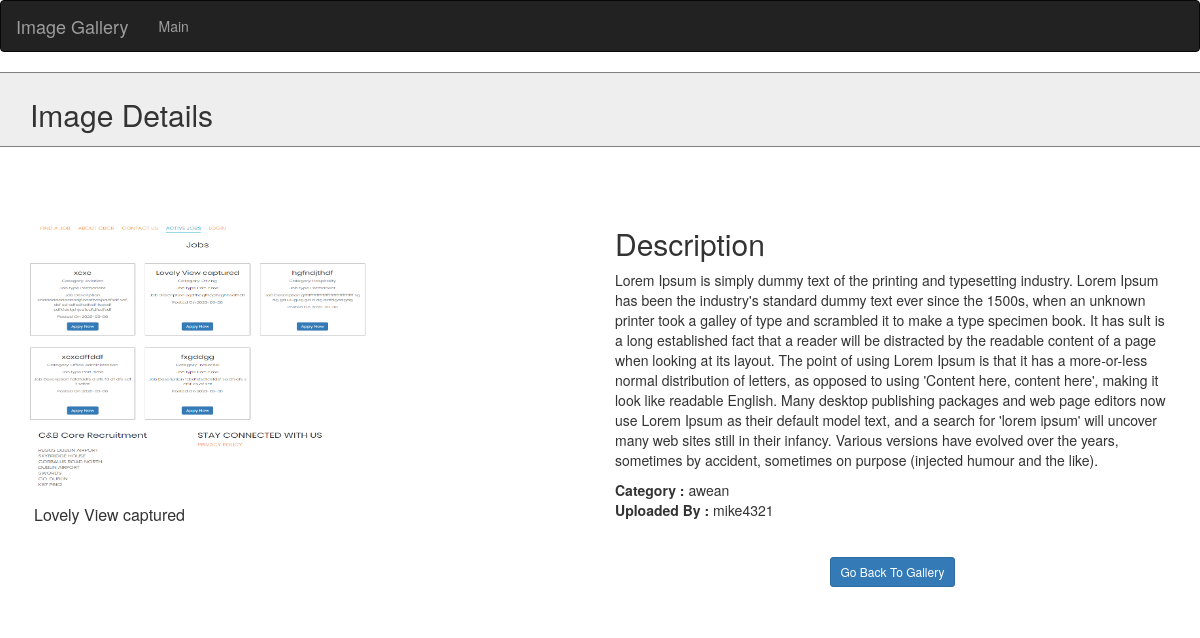
The page /detail.php?id=27 on the database its author committed.
### tables this page shows
CREATE TABLE `pics` (
  `id` int(30) NOT NULL,
  `title` varchar(30) NOT NULL,
  `username` varchar(30) NOT NULL,
  `img` varchar(3000) NOT NULL,
  `ext` varchar(30) NOT NULL,
  `description` varchar(25500) NOT NULL,
  `cate` varchar(34) NOT NULL
);

### detail.php (the view, shortened to what this page needs)
<?php
  include 'header.php';
  require_once 'connect.php';
?>
<body>
<?php
include 'nav.php';
$id = $_GET['id'];
?>
<section class="jumbotron jumbotron-fluid" style="height:auto;
padding:5px 0 !important; border-top: 1px solid grey; border-bottom: 1px solid grey; " id="top">
      	<div class="container">
      		<h2 >Image Details</h2>
      	</div>
      </section>
<?php
 $query = "SELECT * FROM pics WHERE id = '$id'";
 $sql = mysqli_query($connection, $query);
 $row = mysqli_fetch_assoc($sql);
?>
<div style="margin-top: 60px;">
       		<div class="container">
       			<div class="row ml-0 mr-0">
       				<div class="logo col-md-6">
       					<img class="zoom" style="height: 290px; width: 340px;" src="<?php echo $row['img'] ?>">
       					<p  style="padding-top: 7px; font-size: 16px; padding-left: 4px;" ><?php echo $row['title'] ?></p>
       				</div>
       		        <div class="menu-container col-md-6">
       		        	 <h2>Description</h2>
       		        	 <p><?php echo $row['description'] ?> </p>
       		        	 <span style="font-weight: bold;">Category :</span>
       		        	 <span><?php echo $row['cate'] ?></span><br>
       		        	 <span style="font-weight: bold;">Uploaded By :</span>
       		        	 <span><?php echo $row['username'] ?></span><br>
       		        	 <div style="text-align: center; padding-top: 10px; line-height: 80px;">
       		        	 	<a href="gallery.php"  s class="btn btn-sm btn-primary ">Go Back To Gallery</a>
       		        	 </div>
       		        </div>
       			</div>
       		</div>
       	</div>
</body>
</html>

### header.php (style rules this page uses)
* { box-sizing: border-box; }
.zoom { transition: transform .2s; width: 200px; height: 200px; margin: 0 auto; }

### rows shown on the page
pics: img (picture), title "Lovely View captured", description "Lorem Ipsum is simply dummy text of the printing and typesetting industry. Lorem Ipsum has been the industry's standard dummy text ever since the 1500s, when an unknown printer took a galley of type and scrambled it to make a type specimen book. It has suIt is a long established fact that a reader will be distracted by the readable content of a page when looking at its layout. The point of using Lorem Ipsum is that it has a more-or-less normal distribution of letters, as opposed to using 'Content here, content here', making it look like readable English. Many desktop publishing packages and web page editors now use Lorem Ipsum as their default model text, and a search for 'lorem ipsum' will…", cate "awean", username "mike4321"
